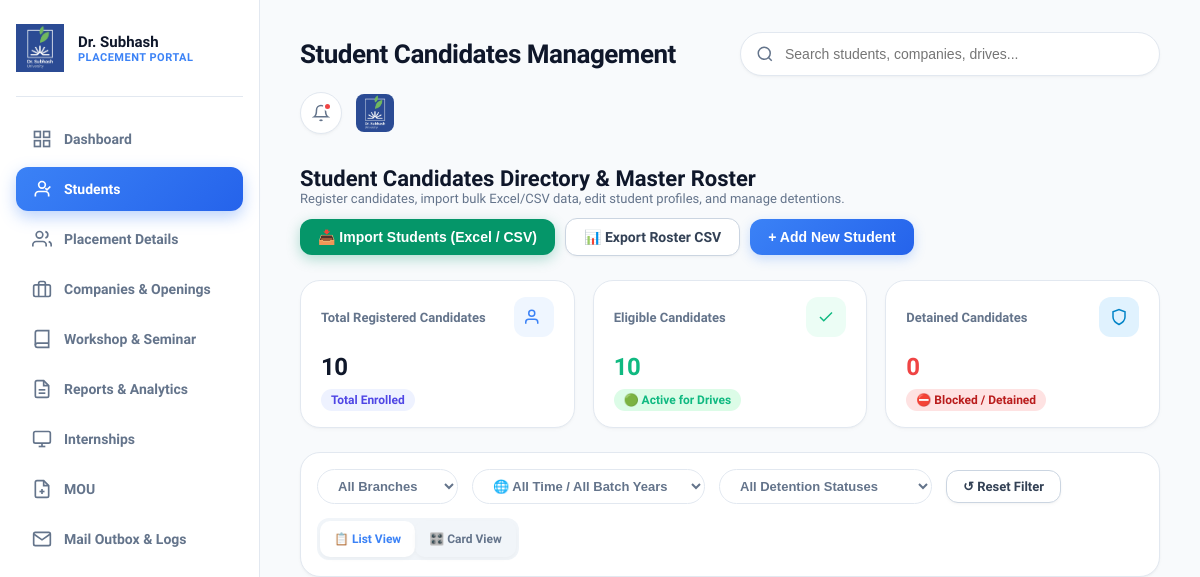
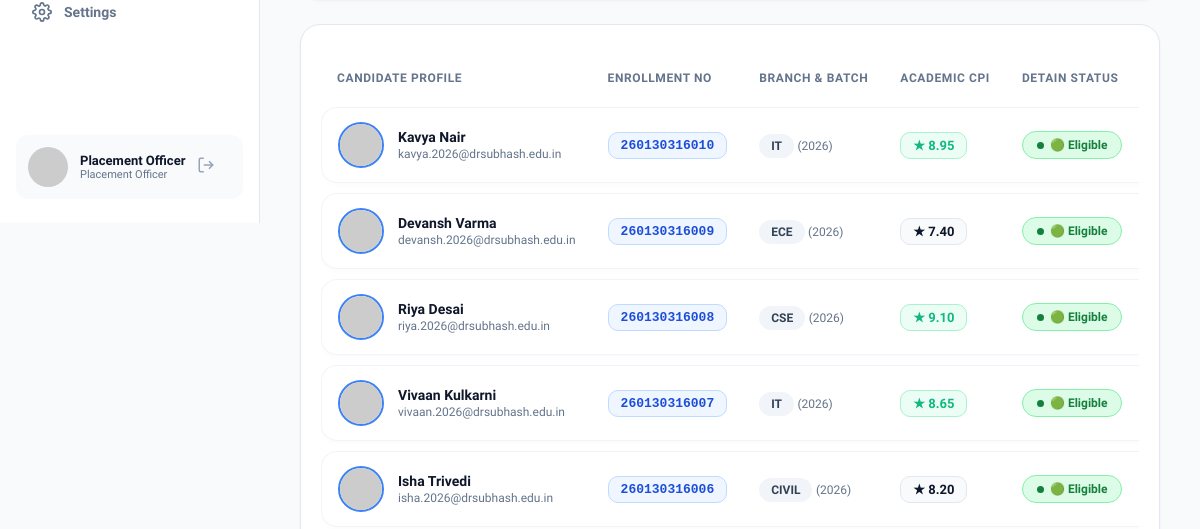
The app's page /admin/manage_students.php (signed in, upper part), older data (2 pictures, top to bottom).
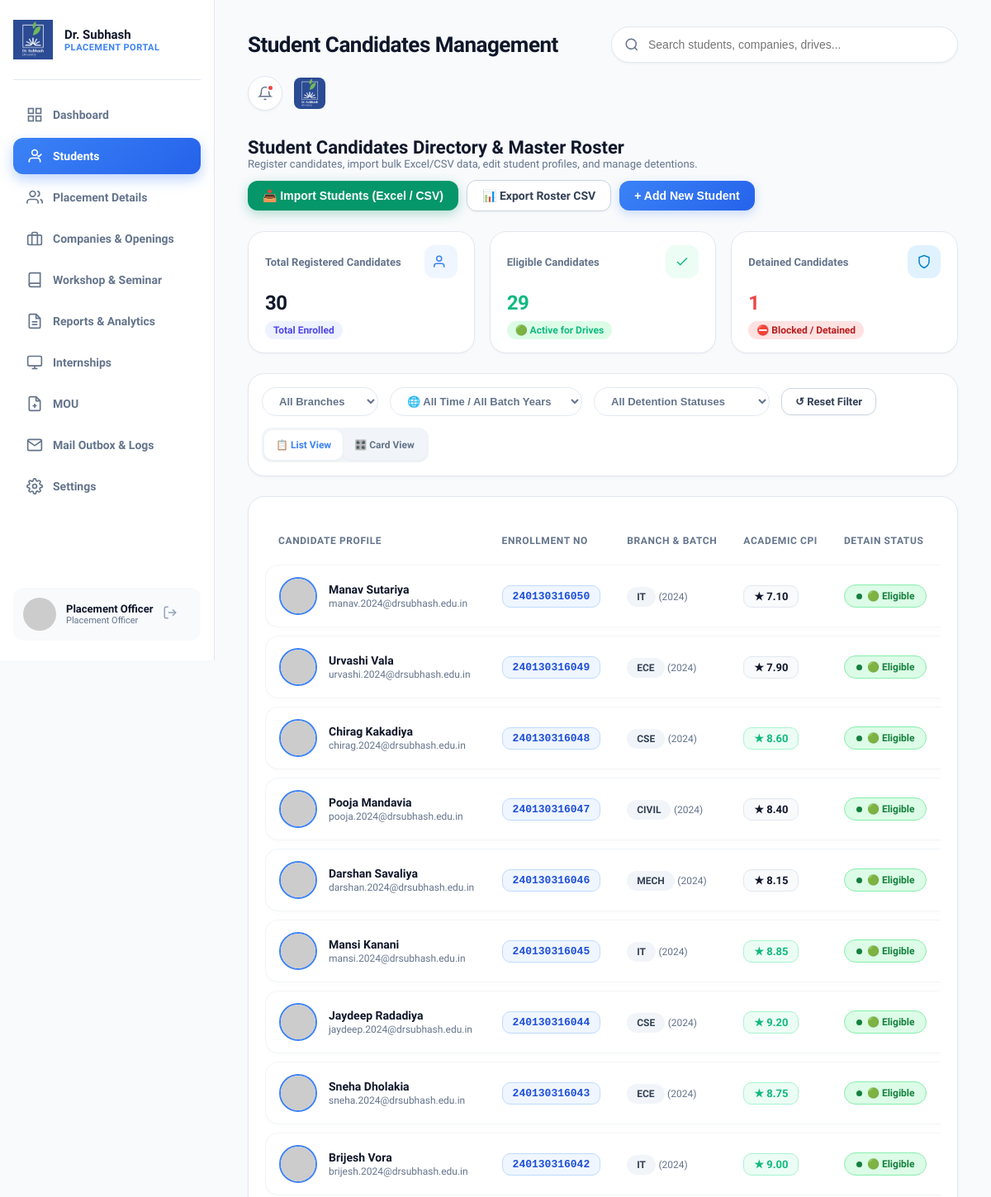
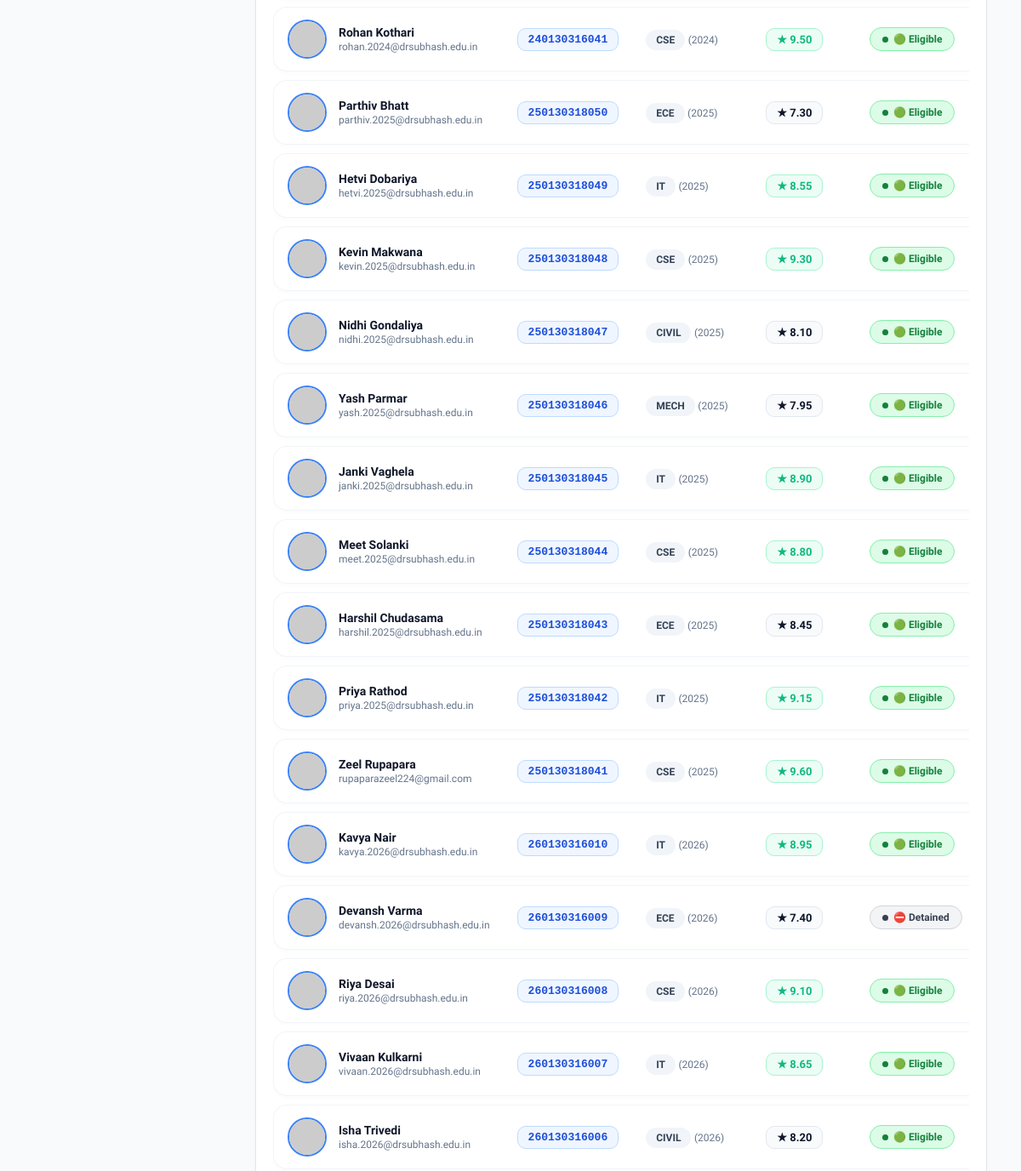
The same page, newer data (2 pictures, top to bottom).
### tables this page shows
CREATE TABLE `students` (
  `id` int(11) NOT NULL AUTO_INCREMENT,
  `user_id` int(11) NOT NULL,
  `enrollment_no` varchar(20) NOT NULL,
  `full_name` varchar(100) NOT NULL,
  `email` varchar(100) NOT NULL,
  `phone` varchar(20) DEFAULT NULL,
  `gender` enum('Male','Female') DEFAULT 'Male',
  `branch` varchar(50) NOT NULL,
  `cpi` decimal(4,2) DEFAULT 0.00,
  `backlogs` int(11) DEFAULT 0,
  `batch_year` int(11) NOT NULL,
  `resume_file` varchar(255) DEFAULT 'default_resume.pdf',
  `profile_photo` varchar(255) DEFAULT 'default_avatar.png',
  `placement_status` enum('In-Process','Placed','Unplaced') DEFAULT 'Unplaced',
  `is_detained` tinyint(1) DEFAULT 0,
  `created_at` timestamp NOT NULL DEFAULT current_timestamp(),
  `current_semester` int(11) DEFAULT 7,
  `linkedin_url` varchar(255) DEFAULT NULL,
  `offer_letter` varchar(255) DEFAULT NULL,
  `placed_companies` varchar(255) DEFAULT NULL,
  `current_package_lpa` decimal(8,2) DEFAULT NULL,
  PRIMARY KEY (`id`),
  UNIQUE KEY `enrollment_no` (`enrollment_no`),
  UNIQUE KEY `email` (`email`),
  KEY `user_id` (`user_id`),
  CONSTRAINT `students_ibfk_1` FOREIGN KEY (`user_id`) REFERENCES `users` (`id`) ON DELETE CASCADE
);

### admin/manage_students.php (the view, shortened to what the changed rows need)
<?php
$pdo = getDBConnection();
$viewMode = isset($_GET['view']) ? sanitize($_GET['view']) : 'list';
$query = "SELECT * FROM students WHERE 1=1";
$params = [];
$query .= " ORDER BY id DESC";
$stmt = $pdo->prepare($query);
$stmt->execute($params);
$students = $stmt->fetchAll();
$totalCount = $pdo->query("SELECT COUNT(*) FROM students")->fetchColumn() ?: 0;
$detainedCount = $pdo->query("SELECT COUNT(*) FROM students WHERE is_detained = 1")->fetchColumn() ?: 0;
$eligibleCount = $totalCount - $detainedCount;
include __DIR__ . '/../includes/header.php';
?>
<div class="kpi-grid" style="grid-template-columns: repeat(3, 1fr); margin-bottom: 24px;">
    <div class="kpi-card" style="padding: 16px 20px;">
        <div class="kpi-top">
            <span class="kpi-title">Total Registered Candidates</span>
            <div class="kpi-icon blue"><svg width="18" height="18" viewBox="0 0 24 24" fill="none" stroke="currentColor" stroke-width="2"><path d="M17 21v-2a4 4 0 0 0-4-4H5a4 4 0 0 0-4 4v2"/><circle cx="9" cy="7" r="4"/></svg></div>
        </div>
        <div class="kpi-value" style="font-size: 24px;"><?= number_format($totalCount); ?></div>
        <span class="kpi-badge info">Total Enrolled</span>
    </div>
    <div class="kpi-card" style="padding: 16px 20px;">
        <div class="kpi-top">
            <span class="kpi-title">Eligible Candidates</span>
            <div class="kpi-icon green"><svg width="18" height="18" viewBox="0 0 24 24" fill="none" stroke="currentColor" stroke-width="2"><polyline points="20 6 9 17 4 12"/></svg></div>
        </div>
        <div class="kpi-value" style="font-size: 24px; color: #10B981;"><?= number_format($eligibleCount); ?></div>
        <span class="kpi-badge up">🟢 Active for Drives</span>
    </div>
    <div class="kpi-card" style="padding: 16px 20px;">
        <div class="kpi-top">
            <span class="kpi-title">Detained Candidates</span>
            <div class="kpi-icon cyan"><svg width="18" height="18" viewBox="0 0 24 24" fill="none" stroke="currentColor" stroke-width="2"><path d="M12 22s8-4 8-10V5l-8-3-8 3v7c0 6 8 10 8 10z"/></svg></div>
        </div>
        <div class="kpi-value" style="font-size: 24px; color: #EF4444;"><?= number_format($detainedCount); ?></div>
        <span class="kpi-badge" style="background:#FEE2E2; color:#B91C1C;">⛔ Blocked / Detained</span>
    </div>
</div>
<?php if ($viewMode === 'grid'): ?>
<div class="student-grid-view">
    <?php foreach ($students as $st):
        $photo = ($st['profile_photo'] && $st['profile_photo'] !== 'default_avatar.png' && file_exists(__DIR__ . '/../uploads/' . $st['profile_photo']))
            ? '../uploads/' . $st['profile_photo']
            : 'https://ui-avatars.com/api/?name=' . urlencode($st['full_name']) . '&background=3B82F6&color=ffffff&size=128&bold=true';
    ?>
        <div class="student-card-item" onclick="viewStudentDetails(<?= $st['id']; ?>)" style="cursor: pointer;">
            <div class="student-card-header">
                <img src="<?= $photo; ?>" alt="Avatar" style="width: 52px !important; height: 52px !important; border-radius: 50% !important; object-fit: cover !important;">
                <div class="student-card-info">
                    <h4><?= htmlspecialchars($st['full_name']); ?></h4>
                    <p><?= htmlspecialchars($st['email']); ?></p>
                </div>
            </div>
            <div class="student-card-meta">
                <span class="enrollment-pill"><?= htmlspecialchars($st['enrollment_no']); ?></span>
                <span class="branch-badge"><?= htmlspecialchars($st['branch']); ?> (<?= htmlspecialchars($st['batch_year']); ?>)</span>
                <span class="cpi-pill <?= ($st['cpi']>=8.5)?'high':''; ?>">★ <?= number_format($st['cpi'], 2); ?></span>
                <?php if ($st['is_detained']): ?>
                    <span class="badge-status detained"><span class="status-dot"></span> ⛔ Detained</span>
                <?php else: ?>
                    <span class="badge-status placed"><span class="status-dot"></span> 🟢 Eligible</span>
                <?php endif; ?>
            </div>
            <div class="student-card-actions" onclick="event.stopPropagation()">
                <button class="btn-action-icon reset" onclick='openEditStudentModal(<?= json_encode($st); ?>)' style="padding:6px 12px; background:#F8FAFC; color:#3B82F6; border:1px solid #BFDBFE;">✏️ Edit</button>
                <form method="POST" style="display: inline;" onsubmit="return confirm('<?= ($st['is_detained'] ? 'Undetain student?' : 'DETAIN this student? Student will be blocked from applying to drives.'); ?>');">
                    <input type="hidden" name="action" value="toggle_detain">
                    <input type="hidden" name="student_id" value="<?= $st['id']; ?>">
                    <input type="hidden" name="is_detained" value="<?= $st['is_detained']; ?>">
                    <?php if ($st['is_detained']): ?>
                        <button type="submit" class="btn-action-icon detain" style="padding:6px 12px; background:#FEE2E2; color:#DC2626; border:1px solid #FCA5A5;">⛔ Detained</button>
                    <?php else: ?>
                        <button type="submit" class="btn-action-icon detain" style="padding:6px 12px; background:#F3F4F6; color:#4B5563; border:1px solid #D1D5DB;">Mark Detain</button>
                    <?php endif; ?>
                </form>
                <div style="display: flex; gap: 4px;">
                    <button class="btn-action-icon dossier" onclick="viewStudentDetails(<?= $st['id']; ?>)" style="padding:6px 12px; background:#EFF6FF; color:#2563EB; border:1px solid #BFDBFE;">📄 Dossier</button>
                    <form method="POST" style="display: inline;" onsubmit="return confirm('Delete student candidate account?');">
                        <input type="hidden" name="action" value="delete">
                        <input type="hidden" name="student_id" value="<?= $st['id']; ?>">
                        <button type="submit" class="btn-action-icon delete" style="padding:6px 10px; background:#FFF1F2; color:#E11D48; border:1px solid #FECDD3;">🗑️</button>
                    </form>
                </div>
            </div>
        </div>
    <?php endforeach; ?>
</div>
<?php else: ?>
<div class="table-card" style="padding: 20px;">
    <div class="table-responsive">
        <table class="custom-table" style="width: 100%; border-collapse: separate; border-spacing: 0 10px;">
            <thead>
                <tr>
                    <th style="min-width: 240px; padding: 12px 16px;">Candidate Profile</th>
                    <th style="padding: 12px 16px;">Enrollment No</th>
                    <th style="padding: 12px 16px;">Branch & Batch</th>
                    <th style="padding: 12px 16px;">Academic CPI</th>
                    <th style="padding: 12px 16px;">Detain Status</th>
                </tr>
            </thead>
            <tbody>
                <?php foreach ($students as $st):
                    $photo = ($st['profile_photo'] && $st['profile_photo'] !== 'default_avatar.png' && file_exists(__DIR__ . '/../uploads/' . $st['profile_photo']))
                        ? '../uploads/' . $st['profile_photo']
                        : 'https://ui-avatars.com/api/?name=' . urlencode($st['full_name']) . '&background=3B82F6&color=ffffff&size=128&bold=true';
                ?>
                    <tr onclick="viewStudentDetails(<?= $st['id']; ?>)" style="background: #FFFFFF; border: 1px solid #E2E8F0; border-radius: 16px; cursor: pointer;">
                        <td style="padding: 14px 16px; border-top-left-radius: 16px; border-bottom-left-radius: 16px;">
                            <div style="display: flex !important; align-items: center !important; flex-direction: row !important; gap: 14px !important;">
                                <img src="<?= $photo; ?>" alt="Avatar" style="width: 46px !important; height: 46px !important; border-radius: 50% !important; object-fit: cover !important; border: 2px solid #3B82F6 !important;">
                                <div>
                                    <div style="font-size: 14px; font-weight: 800; color: #0F172A;"><?= htmlspecialchars($st['full_name']); ?></div>
                                    <div style="font-size: 12px; color: #64748B; margin-top: 2px;"><?= htmlspecialchars($st['email']); ?></div>
                                </div>
                            </div>
                        </td>
                        <td style="padding: 14px 16px;">
                            <span class="enrollment-pill"><?= htmlspecialchars($st['enrollment_no']); ?></span>
                        </td>
                        <td style="padding: 14px 16px;">
                            <span class="branch-badge"><?= htmlspecialchars($st['branch']); ?></span>
                            <span style="font-size: 12px; color: var(--text-muted);">(<?= htmlspecialchars($st['batch_year']); ?>)</span>
                        </td>
                        <td style="padding: 14px 16px;">
                            <span class="cpi-pill <?= ($st['cpi']>=8.5)?'high':''; ?>">★ <?= number_format($st['cpi'], 2); ?></span>
                        </td>
                        <td style="padding: 14px 16px;">
                            <?php if ($st['is_detained']): ?>
                                <span class="badge-status detained"><span class="status-dot"></span> ⛔ Detained</span>
                            <?php else: ?>
                                <span class="badge-status placed"><span class="status-dot"></span> 🟢 Eligible</span>
                            <?php endif; ?>
                        </td>
                    </tr>
                <?php endforeach; ?>
            </tbody>
        </table>
    </div>
</div>
<?php endif; ?>
<?php include __DIR__ . '/../includes/footer.php'; ?>

Row changes from the older to the newer data that the page shows:
added students: full_name "Manav Sutariya", email "manav.2024@drsubhash.edu.in", enrollment_no "240130316050", branch "IT", batch_year "2024", cpi "7.10", is_detained 0 (drawn)
added students: full_name "Urvashi Vala", email "urvashi.2024@drsubhash.edu.in", enrollment_no "240130316049", branch "ECE", batch_year "2024", cpi "7.90", is_detained 0 (drawn)
added students: full_name "Chirag Kakadiya", email "chirag.2024@drsubhash.edu.in", enrollment_no "240130316048", branch "CSE", batch_year "2024", cpi "8.60", is_detained 0 (drawn)
added students: full_name "Pooja Mandavia", email "pooja.2024@drsubhash.edu.in", enrollment_no "240130316047", branch "CIVIL", batch_year "2024", cpi "8.40", is_detained 0 (drawn)
added students: full_name "Darshan Savaliya", email "darshan.2024@drsubhash.edu.in", enrollment_no "240130316046", branch "MECH", batch_year "2024", cpi "8.15", is_detained 0 (drawn)
added students: full_name "Mansi Kanani", email "mansi.2024@drsubhash.edu.in", enrollment_no "240130316045", branch "IT", batch_year "2024", cpi "8.85", is_detained 0 (drawn)
added students: full_name "Jaydeep Radadiya", email "jaydeep.2024@drsubhash.edu.in", enrollment_no "240130316044", branch "CSE", batch_year "2024", cpi "9.20", is_detained 0 (drawn)
added students: full_name "Sneha Dholakia", email "sneha.2024@drsubhash.edu.in", enrollment_no "240130316043", branch "ECE", batch_year "2024", cpi "8.75", is_detained 0 (drawn)
added students: full_name "Brijesh Vora", email "brijesh.2024@drsubhash.edu.in", enrollment_no "240130316042", branch "IT", batch_year "2024", cpi "9.00", is_detained 0 (drawn)
added students: full_name "Rohan Kothari", email "rohan.2024@drsubhash.edu.in", enrollment_no "240130316041", branch "CSE", batch_year "2024", cpi "9.50", is_detained 0 (drawn)
added students: full_name "Parthiv Bhatt", email "parthiv.2025@drsubhash.edu.in", enrollment_no "250130318050", branch "ECE", batch_year "2025", cpi "7.30", is_detained 0 (drawn)
added students: full_name "Hetvi Dobariya", email "hetvi.2025@drsubhash.edu.in", enrollment_no "250130318049", branch "IT", batch_year "2025", cpi "8.55", is_detained 0 (drawn)
added students: full_name "Kevin Makwana", email "kevin.2025@drsubhash.edu.in", enrollment_no "250130318048", branch "CSE", batch_year "2025", cpi "9.30", is_detained 0 (drawn)
added students: full_name "Nidhi Gondaliya", email "nidhi.2025@drsubhash.edu.in", enrollment_no "250130318047", branch "CIVIL", batch_year "2025", cpi "8.10", is_detained 0 (drawn)
added students: full_name "Yash Parmar", email "yash.2025@drsubhash.edu.in", enrollment_no "250130318046", branch "MECH", batch_year "2025", cpi "7.95", is_detained 0 (drawn)
added students: full_name "Janki Vaghela", email "janki.2025@drsubhash.edu.in", enrollment_no "250130318045", branch "IT", batch_year "2025", cpi "8.90", is_detained 0 (drawn)
added students: full_name "Meet Solanki", email "meet.2025@drsubhash.edu.in", enrollment_no "250130318044", branch "CSE", batch_year "2025", cpi "8.80", is_detained 0 (drawn)
added students: full_name "Harshil Chudasama", email "harshil.2025@drsubhash.edu.in", enrollment_no "250130318043", branch "ECE", batch_year "2025", cpi "8.45", is_detained 0 (drawn)
added students: full_name "Priya Rathod", email "priya.2025@drsubhash.edu.in", enrollment_no "250130318042", branch "IT", batch_year "2025", cpi "9.15", is_detained 0 (drawn)
added students: full_name "Zeel Rupapara", email "rupaparazeel224@gmail.com", enrollment_no "250130318041", branch "CSE", batch_year "2025", cpi "9.60", is_detained 0 (drawn)
changed students "Devansh Varma": is_detained "🟢 Eligible" → "⛔ Detained"
Text that changed along with them:
$totalCount: "10" → "30"
$eligibleCount: "10" → "29"
$detainedCount: "0" → "1"
